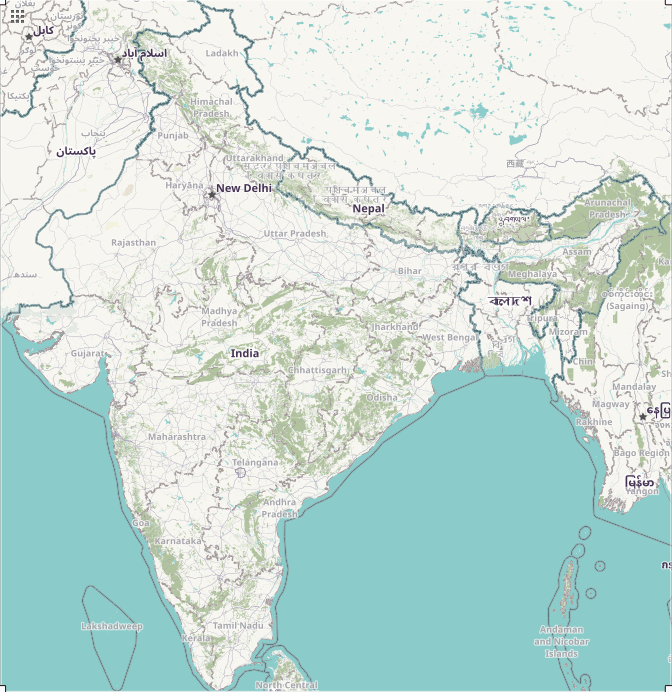
#> input picture Nikola/images_of_india/final_map.png, 672 x 692 px
$ jupyter execute full_segmentation.ipynb
#> lines starting #> are read from the running program, lines starting #| are printed output that depends on the picture; after the words box and inside, x2 and y2 are one past the last pixel; in counts of white or black regions, pixels touching at a corner belong together
[cell 1]
# import the cv2 library
import cv2

[cell 2]
# Load images in colored and not colored manner
img_color = cv2.imread('../images_of_india/final_map.png')
#> img_color is the input picture: shape (692, 672, 3); mean B, G, R 216.7, 221.3, 199.9
#img_grayscale = cv2.imread('../images_of_india/final_map.png',0)

[cell 3]
import matplotlib
import matplotlib.pyplot as plt
# import geopandas as gpd
# import plotly.express as px
import pandas as pd

[cell 4]
stations_path = ("./datasets_with_coordinates/dataset_1_gradient_boosting_with_long_lat.csv")

[cell 5]
df = pd.read_csv(stations_path)
#> (reads Nikola/image_segmentation/datasets_with_coordinates/dataset_1_gradient_boosting_with_long_lat.csv from the repository)

[cell 6]
df

[cell 7]
#image information
#This information is gotten from:

#longitude is vertical.. However, longitudes change horizontaly!
min_latitude = 8.0590000
max_latitude = 35.8530000

min_longitude = 67.9390000
max_longitude = 97.3830000

[cell 8]
#calculating the amount of maximum longitude and latitude on the image
real_latitude_span = max_latitude - min_latitude
real_longitude_span = max_longitude - min_longitude

print(real_latitude_span)
print(real_longitude_span)

[cell 9]
# The amount of pixels of the final image.
max_x_pixel_lat = 672
max_y_pixel_long = 692

[cell 10]
#Create a dictionary with all station codes, latitude and longitude
my_list= [(x,y,z)for x,y,z in df[['WQI_clf_pred','latitude','longitude']].itertuples(index = False, name= None)]
my_list

[cell 11]
#the amount of latitude one pixel covers
one_pixel_latitude = real_latitude_span/max_x_pixel_lat

#the amount of longitude one pixel covers
one_pixel_longitude = real_longitude_span/max_y_pixel_long

[cell 12]
#taking the WQI latitude and longitude from the dataset
for WQI, latitude, longitude in my_list:
    print(WQI, latitude, longitude)

    #reset according to pixels 0,0
    # subtracting the minimum latitude and longitude on the image
    latitude = latitude - min_latitude
    longitude = longitude - min_longitude

    #find what pixels need to color
    # how many pixels from the origin we need to place the square
    lat = latitude / one_pixel_latitude
    long = longitude /one_pixel_longitude

    #Converting the values to ints... We could possibly disregard this??
    par1 = int(lat)
    par2 = int(long)

    #Assigning different colors based on the WQI classification
    #     if WQI <= 25:
    #         img_color[(692-par1):(692-par1+5),par2:(par2+5)] = (0,255,0)
    #     elif WQI <= 50:
    #         img_color[(692-par1):(692-par1+5),par2:(par2+5)] = (255,128,0)
    #     elif WQI <= 75:
    #         img_color[(692-par1):(692-par1+5),par2:(par2+5)] = (0,128,255)
    #     else:
    #         img_color[(692-par1):(692-par1+5),par2:(par2+5)] = (0,0,255)

    if WQI == 0:
        img_color[(692-par1):(692-par1+5),par2:(par2+5)] = (0,255,0) # green
    elif WQI == 1:
        img_color[(692-par1):(692-par1+5),par2:(par2+5)] = (255,128,0) # lue
    elif WQI == 2:
        img_color[(692-par1):(692-par1+5),par2:(par2+5)] = (0,128,255) # Orange
    else:
        img_color[(692-par1):(692-par1+5),par2:(par2+5)] = (0,0,255) # Red
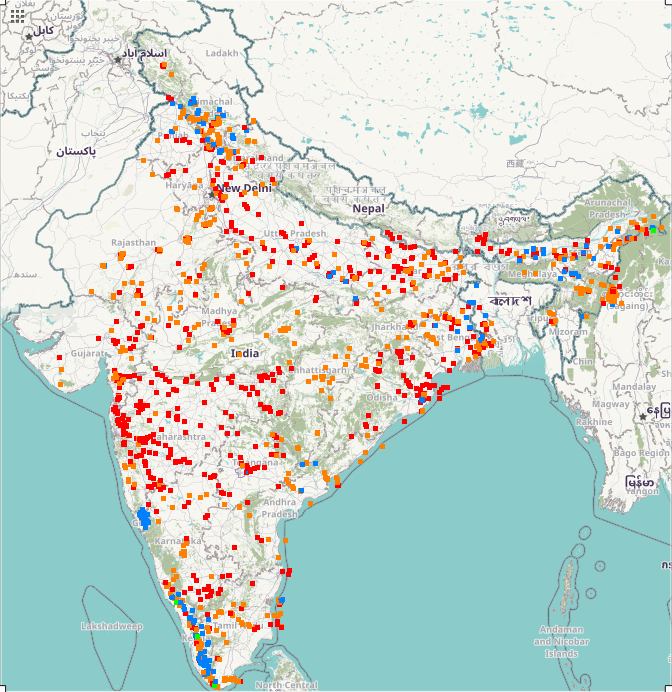
#> img_color: shape (692, 672, 3); 4.55% of pixels changed, all inside (x1, y1, x2, y2) = (57, 62, 664, 690)

[cell 13]
# cv2.imshow('grayscale imagesa',img_color)

# # Waits for a keystroke
# cv2.waitKey(0)

# # Destroys all the windows created
# cv2.destroyALLwindows()

[cell 14]
# Using cv2.imwrite() method
# Saving the image
cv2.imwrite('segmentedImage_gradient_boosting_dataset1.jpg', img_color)
#> Out = True
